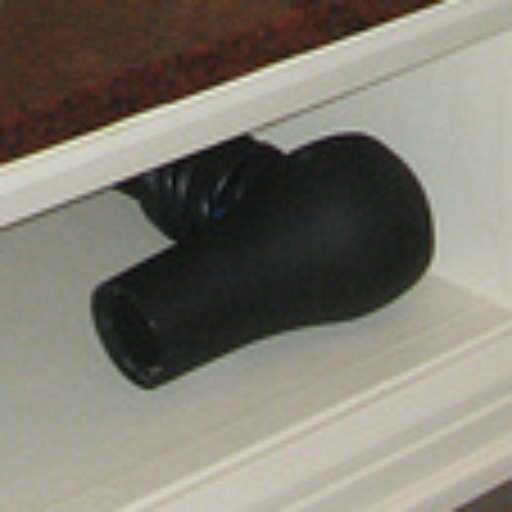
#> input picture dataset_creation/textual_inversion_data/hair_drier/103098_1163524.jpg, 512 x 512 px, found by its file name; its folder holds only this picture in this run
$ python generate_appendix_plot.py
#> lines starting #> are read from the running program, lines starting #| are printed output that depends on the picture
#> in main, img is the input picture: PIL image 512x512 RGB; mean R, G, B 126.7, 123, 112
import os
import random
from PIL import Image
import matplotlib.pyplot as plt

def create_composite(image_paths, grid_shape=(5, 10), img_size=(256, 256)):
#> called with grid_shape = (4, 10), img_size = (256, 256)
    rows, cols = grid_shape
    width, height = img_size
    composite = Image.new('RGB', (cols * width, rows * height))
#> composite: PIL image 2560x1024 RGB; every value is 0
    for i, path in enumerate(image_paths):
        row = i // cols
        col = i % cols
        img = Image.open(path).convert('RGB').resize((width, height))
#> img: PIL image 256x256 RGB
        composite.paste(img, (col * width, row * height))
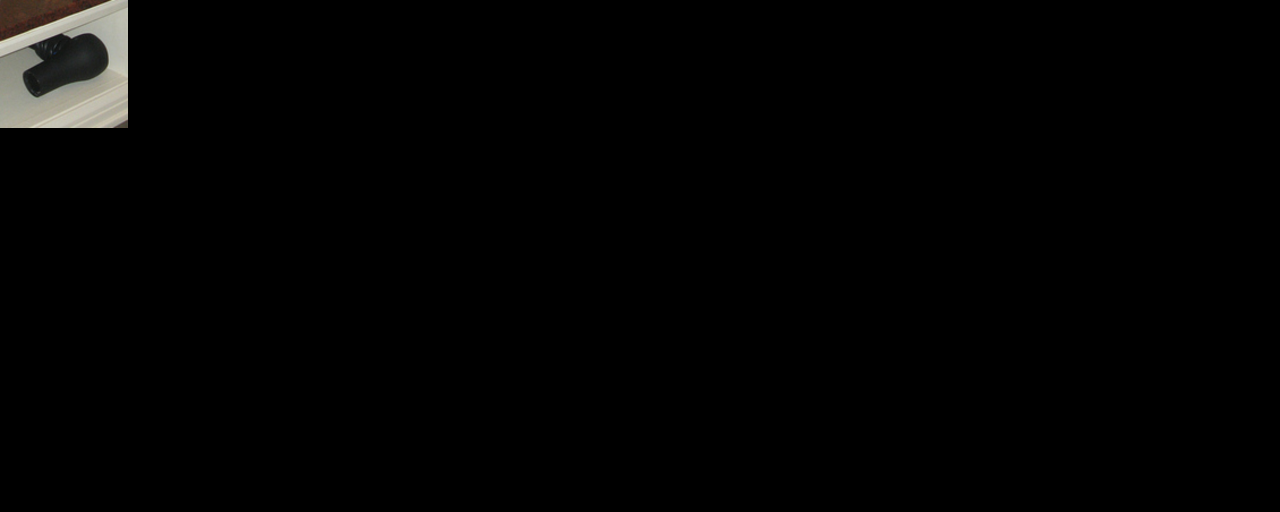
#> composite: PIL image 2560x1024 RGB (shown at 1/2 size); mean R, G, B 3.2, 3.1, 2.8
    return composite

def main():
    # Ensure random selection every time the script is run
    # random.seed(42)  # Removed to allow new random images each run

    # Path setup based on the repository structure
    base_dir = "data_generation_outputs"

    techniques = {
        "ControlNet": {
            "filename": "appendix_plot_cn.png",
            "classes": [
                {
                    "class_name": "Hair Drier",
                    "folder": os.path.join(base_dir, "diffusion_based_augmentation_cn", "hair_drier")
                },
                {
                    "class_name": "Toaster",
                    "folder": os.path.join(base_dir, "diffusion_based_augmentation_cn", "toaster")
                }
            ]
        },
        "IP-Adapter": {
            "filename": "appendix_plot_ip.png",
            "classes": [
                {
                    "class_name": "Hair Drier",
                    "folder": os.path.join(base_dir, "diffusion_based_augmentations_ip", "hair drier")
                },
                {
                    "class_name": "Toaster",
                    "folder": os.path.join(base_dir, "diffusion_based_augmentations_ip", "toaster")
                }
            ]
        }
    }

    os.makedirs("experiments/figures", exist_ok=True)

    for technique_name, data in techniques.items():
        # 2 rows, 1 column. 15 inches wide, 10 inches tall.
        fig, axes = plt.subplots(2, 1, figsize=(15, 10))
        axes = axes.flatten()

        for idx, class_data in enumerate(data["classes"]):
            folder = class_data["folder"]
            class_name = class_data["class_name"]

            if not os.path.exists(folder):
                print(f"Warning: {folder} does not exist.")
                continue

            all_images = [os.path.join(folder, f) for f in os.listdir(folder) if f.lower().endswith(('.png', '.jpg', '.jpeg'))]
            if len(all_images) == 0:
                print(f"Warning: No images found in {folder}.")
                continue

            random.shuffle(all_images)
            valid_images = []

            for path in all_images:
                try:
                    with Image.open(path) as img:
                        # Check if max pixel value is > 0 (not completely black)
                        if img.convert("L").getextrema()[1] > 0:
                            valid_images.append(path)
                except Exception:
                    pass

                if len(valid_images) == 40:
                    break

            if len(valid_images) < 40:
                print(f"Warning: Not enough valid (non-black) images in {folder} (found {len(valid_images)}). Padding with duplicates.")
                if len(valid_images) > 0:
                    selected_images = valid_images + random.choices(valid_images, k=40 - len(valid_images))
                else:
                    print(f"Error: No valid images found in {folder}!")
                    continue
            else:
                selected_images = valid_images

            # Create a 4x10 grid with no spacing in between images
            composite = create_composite(selected_images, grid_shape=(4, 10), img_size=(256, 256))
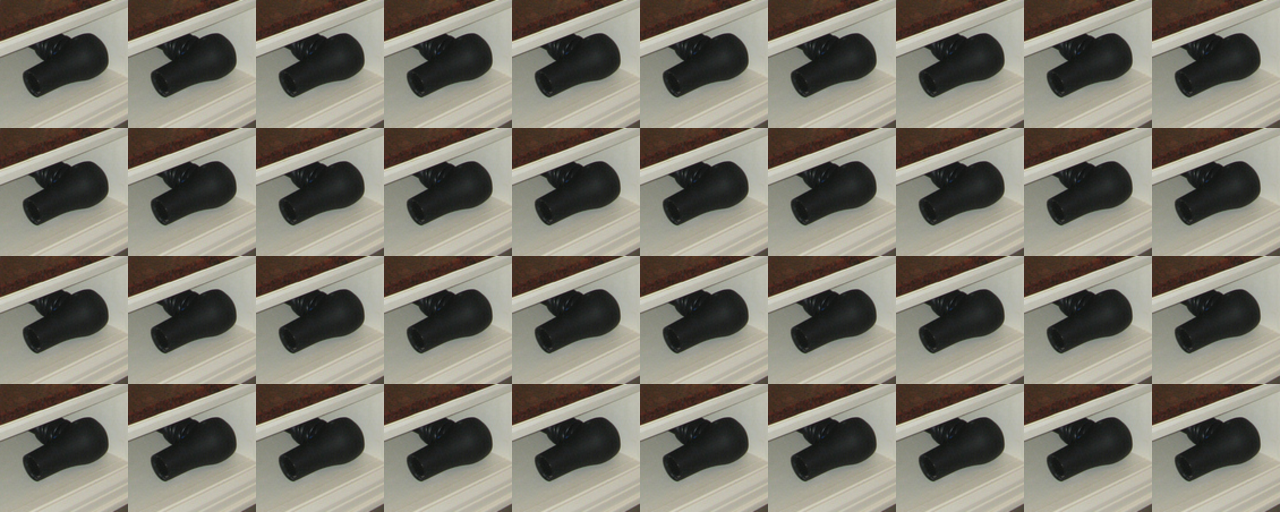
#> composite: PIL image 2560x1024 RGB (shown at 1/2 size); mean R, G, B 126.7, 123, 112

            ax = axes[idx]
            ax.imshow(composite)
            ax.axis('off')
            ax.set_title(f"{class_name} - {technique_name}", fontsize=16, pad=15)

        plt.tight_layout(pad=3.0)
        output_path = os.path.join("experiments/figures", data["filename"])
        plt.savefig(output_path, dpi=300, bbox_inches='tight')
        plt.close(fig)
        print(f"Plot successfully generated and saved to {output_path}")

if __name__ == "__main__":
    main()
